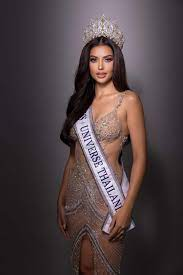
#> input picture images.jpg, 183 x 275 px
$ python block.py
#> lines starting #> are read from the running program, lines starting #| are printed output that depends on the picture
import cv2
import numpy as np

# Load the image
image = cv2.imread('images.jpg', cv2.IMREAD_COLOR)
#> image is the input picture: shape (275, 183, 3); mean B, G, R 67, 64.8, 78.3

# Define parameters
window_size = 20  # Size of the local block/window
gamma_low = 0.7   # Gamma correction value for mean < user specific value
gamma_high = 1.5  # Gamma correction value for mean > user specific value
mean_threshold = 100  # User specific mean threshold

# Split the image into overlapping blocks
height, width, _ = image.shape
#> height = 275; width = 183
result = np.zeros_like(image, dtype=np.uint8)

for y in range(0, height, window_size):
    for x in range(0, width, window_size):
        # Extract the local block
        block = image[y:y+window_size, x:x+window_size]

        # Compute the mean value of the block
        block_mean = np.mean(block)

        # Apply gamma correction based on the mean value
        if block_mean < mean_threshold:
            gamma = gamma_low
        else:
            gamma = gamma_high

        # Perform gamma correction on the block
        block_corrected = np.power(block / 255.0, gamma) * 255.0

        # Place the corrected block into the result image
        result[y:y+window_size, x:x+window_size] = block_corrected.astype(np.uint8)
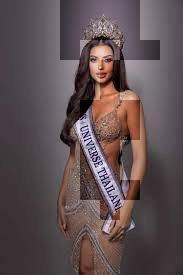
#> result: shape (275, 183, 3); mean B, G, R 82.7, 79.9, 94.8

# Show the result
cv2.imshow('Adaptive Gamma Correction', result)
cv2.waitKey(0)
cv2.destroyAllWindows()
